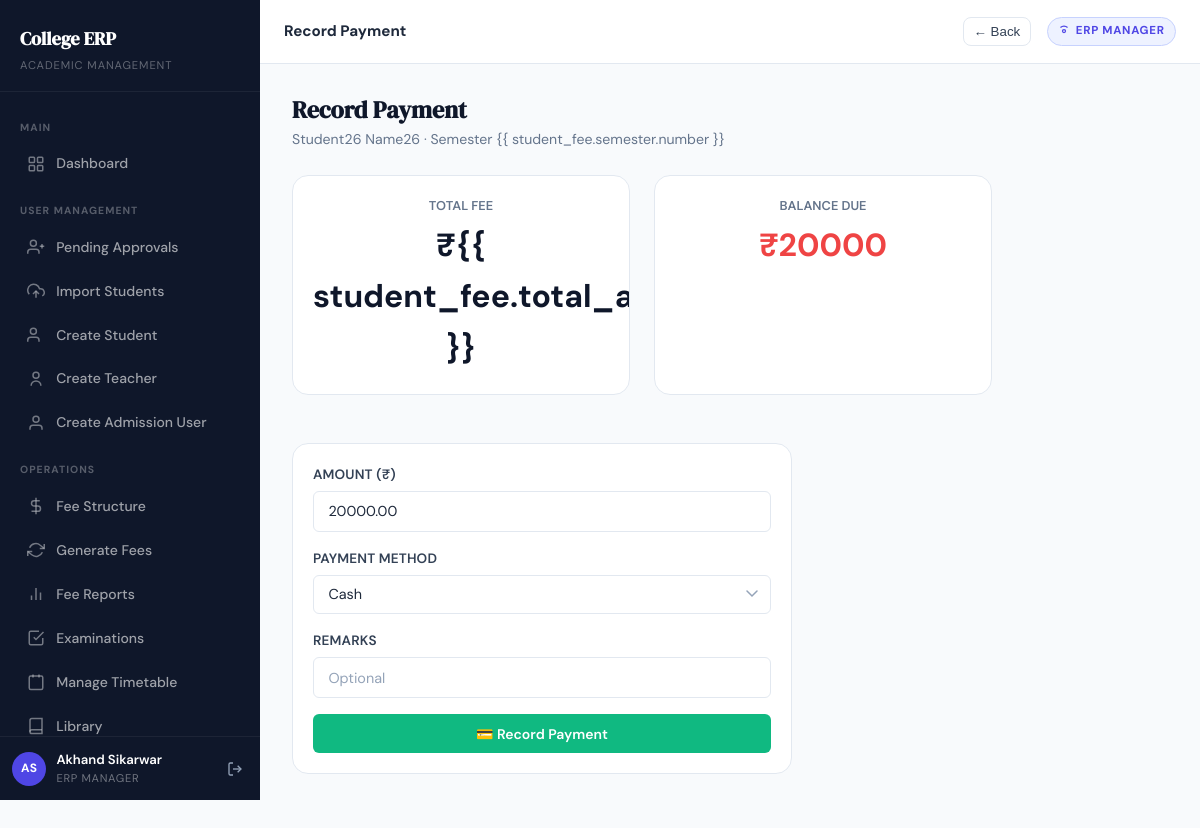
The page /fees/26/pay/ (signed in) on the database its author committed.
### apps/accounts/models.py (models this page shows, shortened)
class CustomUser(AbstractUser):
    first_name    = models.CharField(max_length=100)
    last_name     = models.CharField(max_length=100)
    email         = models.EmailField(unique=True)
    mobile_number = models.CharField(max_length=10, unique=True, null=True, blank=True)
    role          = models.CharField(max_length=20, choices=Role.choices)
    is_verified   = models.BooleanField(default=False)
    is_approved   = models.BooleanField(default=False)
    class Meta:
        indexes = [
            models.Index(fields=["role"]),
            models.Index(fields=["is_approved"]),
        ]
    @property
    def full_name(self):
        return f"{self.first_name} {self.last_name}".strip() or self.username
    @property
    def is_erp_manager(self):
        return self.role == Role.ERP_MANAGER or self.is_superuser

class StudentProfile(models.Model):
    user              = models.OneToOneField(
        CustomUser, on_delete=models.CASCADE, related_name="student_profile"
    )
    section           = models.ForeignKey(
        "academics.Section", on_delete=models.CASCADE, related_name="students"
    )
    admission_number  = models.CharField(max_length=30, unique=True)
    enrollment_number = models.CharField(max_length=30, unique=True)
    application_number = models.CharField(max_length=30, unique=True, null=True, blank=True)
    roll_number       = models.CharField(max_length=20)
    father_name       = models.CharField(max_length=120, blank=True)
    mother_name       = models.CharField(max_length=120, blank=True)
    date_of_birth     = models.DateField(null=True, blank=True)
    gender            = models.CharField(max_length=20, blank=True)
    blood_group       = models.CharField(max_length=5, blank=True)
    address_line_1    = models.CharField(max_length=255, blank=True)
    address_line_2    = models.CharField(max_length=255, blank=True)
    city              = models.CharField(max_length=100, blank=True)
    state             = models.CharField(max_length=100, blank=True)
    pincode           = models.CharField(max_length=10, blank=True)
    guardian_phone    = models.CharField(max_length=15, blank=True)
    class Meta:
        ordering = ["roll_number"]

### apps/fees/models.py (models this page shows, shortened)
class StudentFee(TimeStampedModel):
    student = models.ForeignKey(
        StudentProfile, on_delete=models.CASCADE, related_name="fees"
    )
    semester = models.ForeignKey(
        Semester, on_delete=models.CASCADE, related_name="student_fees"
    )
    total_amount = models.DecimalField(max_digits=10, decimal_places=2)
    paid_amount = models.DecimalField(max_digits=10, decimal_places=2, default=0)
    due_date = models.DateField()
    is_paid = models.BooleanField(default=False)
    class Meta:
        unique_together = ("student", "semester")
        ordering = ["-created_at"]
    @property
    def balance(self):
        return self.total_amount - self.paid_amount

### apps/fees/views.py (the view, shortened to what this page needs)
# urls.py: path("<int:fee_id>/pay/",         views.record_payment,       name="record_payment"),
@login_required
def record_payment(request, fee_id):
    if not request.user.is_erp_manager:
        messages.error(request, "Access denied.")
        return redirect("dashboard")
    student_fee = get_object_or_404(
        StudentFee.objects.select_related("student__user", "semester"),
        pk=fee_id,
    )
    return render(request, "fees/record_payment.html", {
        "student_fee": student_fee,
    })

### templates/fees/record_payment.html (shortened to what this page needs)
{% extends "base.html" %}
{% block topbar_title %}Record Payment{% endblock %}
{% block content %}
<div class="page-header fade-in-up">
    <div>
        <div class="page-header-title">Record Payment</div>
        <div class="page-header-subtitle">{{ student_fee.student.user.full_name }} · Semester {{
            student_fee.semester.number }}</div>
    </div>
</div>
<div style="display:grid;grid-template-columns:1fr 1fr;gap:1.5rem;max-width:700px" class="fade-in-up">
    <div class="card">
        <div class="card-body" style="text-align:center">
            <div
                style="font-size:.8rem;color:var(--gray-500);text-transform:uppercase;font-weight:600;margin-bottom:.25rem">
                Total Fee</div>
            <div style="font-size:2rem;font-weight:700;color:var(--gray-900)">₹{{ student_fee.total_amount|floatformat:0
                }}</div>
        </div>
    </div>
    <div class="card">
        <div class="card-body" style="text-align:center">
            <div
                style="font-size:.8rem;color:var(--gray-500);text-transform:uppercase;font-weight:600;margin-bottom:.25rem">
                Balance Due</div>
            <div style="font-size:2rem;font-weight:700;color:var(--danger)">₹{{ student_fee.balance|floatformat:0 }}
            </div>
        </div>
    </div>
</div>
<div class="card fade-in-up" style="max-width:500px;margin-top:1.5rem">
    <div class="card-body">
        <form method="post">
            <div class="form-group">
                <label class="form-label">Amount (₹)</label>
                <input type="number" name="amount" class="form-control" step="0.01" min="1"
                    max="{{ student_fee.balance }}" value="{{ student_fee.balance }}" required>
            </div>
            <div class="form-group">
                <label class="form-label">Payment Method</label>
                <select name="method" class="form-control form-select">
                    <option value="CASH">Cash</option>
                </select>
            </div>
            <div class="form-group">
                <label class="form-label">Remarks</label>
                <input type="text" name="remarks" class="form-control" placeholder="Optional">
            </div>
            <button type="submit" class="btn btn-success btn-full">💳 Record Payment</button>
        </form>
    </div>
</div>
{% endblock %}

### templates/base.html (shortened to what this page needs)
{% load static %}
<!DOCTYPE html>
<html lang="en">
<head>
  <link rel="stylesheet" href="{% static 'css/style.css' %}">
</head>
<body>
{% if request.user.is_authenticated %}
<div class="app-shell">
  <aside class="sidebar" id="sidebar">
    <div class="sidebar-logo">
      <a href="{% url 'dashboard' %}" class="sidebar-logo-text">College ERP</a>
      <div class="sidebar-logo-sub">Academic Management</div>
    </div>
    <nav class="sidebar-nav">
      <div class="sidebar-section-label">Main</div>
      <a href="{% url 'dashboard' %}"
         class="sidebar-link {% if request.resolver_match.url_name == 'dashboard' %}active{% endif %}">
        <svg viewBox="0 0 24 24" fill="none" stroke="currentColor" stroke-width="2">
          <rect x="3" y="3" width="7" height="7" rx="1"/><rect x="14" y="3" width="7" height="7" rx="1"/>
          <rect x="14" y="14" width="7" height="7" rx="1"/><rect x="3" y="14" width="7" height="7" rx="1"/>
        </svg>
        Dashboard
      </a>
      {% if request.user.role == "ERP_MANAGER" or request.user.is_superuser %}
      <div class="sidebar-section-label">User Management</div>
      <a href="{% url 'pending_approvals' %}"
         class="sidebar-link {% if request.resolver_match.url_name == 'pending_approvals' %}active{% endif %}">
        <svg viewBox="0 0 24 24" fill="none" stroke="currentColor" stroke-width="2"><path d="M16 21v-2a4 4 0 0 0-4-4H5a4 4 0 0 0-4 4v2"/><circle cx="8.5" cy="7" r="4"/><line x1="20" y1="8" x2="20" y2="14"/><line x1="23" y1="11" x2="17" y2="11"/></svg>
        Pending Approvals
      </a>
      <a href="{% url 'import_students' %}"
         class="sidebar-link {% if request.resolver_match.url_name == 'import_students' %}active{% endif %}">
        <svg viewBox="0 0 24 24" fill="none" stroke="currentColor" stroke-width="2"><polyline points="16 16 12 12 8 16"/><line x1="12" y1="12" x2="12" y2="21"/><path d="M20.39 18.39A5 5 0 0 0 18 9h-1.26A8 8 0 1 0 3 16.3"/></svg>
        Import Students
      </a>
      <a href="{% url 'create_student_account' %}"
         class="sidebar-link {% if request.resolver_match.url_name == 'create_student_account' %}active{% endif %}">
        <svg viewBox="0 0 24 24" fill="none" stroke="currentColor" stroke-width="2"><path d="M16 21v-2a4 4 0 0 0-4-4H5a4 4 0 0 0-4 4v2"/><circle cx="8.5" cy="7" r="4"/></svg>
        Create Student
      </a>
      <a href="{% url 'create_teacher_account' %}"
         class="sidebar-link {% if request.resolver_match.url_name == 'create_teacher_account' %}active{% endif %}">
        <svg viewBox="0 0 24 24" fill="none" stroke="currentColor" stroke-width="2"><circle cx="12" cy="7" r="4"/><path d="M5.5 21a6.5 6.5 0 0 1 13 0"/></svg>
        Create Teacher
      </a>
      <a href="{% url 'create_admission_user' %}"
         class="sidebar-link {% if request.resolver_match.url_name == 'create_admission_user' %}active{% endif %}">
        <svg viewBox="0 0 24 24" fill="none" stroke="currentColor" stroke-width="2"><path d="M20 21v-2a4 4 0 0 0-4-4H8a4 4 0 0 0-4 4v2"/><circle cx="12" cy="7" r="4"/></svg>
        Create Admission User
      </a>
      <div class="sidebar-section-label">Operations</div>
      <a href="{% url 'fee_structure_list' %}"
         class="sidebar-link {% if request.resolver_match.url_name == 'fee_structure_list' %}active{% endif %}">
        <svg viewBox="0 0 24 24" fill="none" stroke="currentColor" stroke-width="2"><line x1="12" y1="1" x2="12" y2="23"/><path d="M17 5H9.5a3.5 3.5 0 0 0 0 7h5a3.5 3.5 0 0 1 0 7H6"/></svg>
        Fee Structure
      </a>
      <a href="{% url 'generate_fees' %}"
         class="sidebar-link {% if request.resolver_match.url_name == 'generate_fees' %}active{% endif %}">
        <svg viewBox="0 0 24 24" fill="none" stroke="currentColor" stroke-width="2"><polyline points="23 4 23 10 17 10"/><polyline points="1 20 1 14 7 14"/><path d="M3.51 9a9 9 0 0 1 14.13-3.36L23 10"/><path d="M20.49 15a9 9 0 0 1-14.13 3.36L1 14"/></svg>
        Generate Fees
      </a>
      <a href="{% url 'fee_collection_report' %}"
         class="sidebar-link {% if request.resolver_match.url_name == 'fee_collection_report' %}active{% endif %}">
        <svg viewBox="0 0 24 24" fill="none" stroke="currentColor" stroke-width="2"><line x1="18" y1="20" x2="18" y2="10"/><line x1="12" y1="20" x2="12" y2="4"/><line x1="6" y1="20" x2="6" y2="14"/></svg>
        Fee Reports
      </a>
      <a href="{% url 'exam_list' %}"
         class="sidebar-link {% if request.resolver_match.url_name == 'exam_list' %}active{% endif %}">
        <svg viewBox="0 0 24 24" fill="none" stroke="currentColor" stroke-width="2"><path d="M9 11l3 3L22 4"/><path d="M21 12v7a2 2 0 0 1-2 2H5a2 2 0 0 1-2-2V5a2 2 0 0 1 2-2h11"/></svg>
        Examinations
      </a>
      <a href="{% url 'manage_timetable' %}"
         class="sidebar-link {% if request.resolver_match.url_name == 'manage_timetable' %}active{% endif %}">
        <svg viewBox="0 0 24 24" fill="none" stroke="currentColor" stroke-width="2"><rect x="3" y="4" width="18" height="18" rx="2"/><line x1="16" y1="2" x2="16" y2="6"/><line x1="8" y1="2" x2="8" y2="6"/></svg>
        Manage Timetable
      </a>
      <a href="{% url 'book_catalog' %}"
         class="sidebar-link {% if request.resolver_match.url_name == 'book_catalog' %}active{% endif %}">
        <svg viewBox="0 0 24 24" fill="none" stroke="currentColor" stroke-width="2"><path d="M4 19.5A2.5 2.5 0 0 1 6.5 17H20"/><path d="M6.5 2H20v20H6.5A2.5 2.5 0 0 1 4 19.5V4.5A2.5 2.5 0 0 1 6.5 2z"/></svg>
        Library
      </a>
      {% endif %}
    </nav>
    <div class="sidebar-footer">
      <div class="sidebar-user">
        <div class="sidebar-avatar">
          {{ request.user.first_name|first|upper }}{{ request.user.last_name|first|upper }}
        </div>
        <div class="sidebar-user-info">
          <div class="sidebar-user-name">{{ request.user.full_name }}</div>
          <div class="sidebar-user-role">{{ request.user.get_role_display }}</div>
        </div>
        <form method="post" action="{% url 'logout' %}" style="margin:0;">
          <button type="submit" class="sidebar-logout" title="Logout" style="border:none;background:transparent;cursor:pointer;">
            <svg width="16" height="16" viewBox="0 0 24 24" fill="none" stroke="currentColor" stroke-width="2">
              <path d="M9 21H5a2 2 0 0 1-2-2V5a2 2 0 0 1 2-2h4"/>
              <polyline points="16 17 21 12 16 7"/><line x1="21" y1="12" x2="9" y2="12"/>
            </svg>
          </button>
        </form>
      </div>
    </div>
  </aside>
  <div class="main-content">
    <header class="topbar">
      <span class="topbar-title">{% block topbar_title %}Dashboard{% endblock %}</span>
      <button
        type="button"
        onclick="if (window.history.length > 1) { window.history.back(); } else { window.location.href='{% url 'dashboard' %}'; }"
        style="margin-left:.75rem;border:1px solid var(--gray-200);background:#fff;border-radius:.5rem;padding:.35rem .6rem;cursor:pointer;color:var(--gray-700);font-weight:500;"
        aria-label="Go back"
        title="Go back"
      >
        ← Back
      </button>
      <span class="topbar-badge">
        <svg width="12" height="12" viewBox="0 0 24 24" fill="none" stroke="currentColor" stroke-width="2.5">
          <circle cx="12" cy="12" r="3"/>
          <path d="M19.07 4.93A10 10 0 0 0 12 2a10 10 0 0 0-7.07 2.93"/>
        </svg>
        {{ request.user.get_role_display }}
      </span>
    </header>
    <main class="page-content">
      {% block content %}{% endblock %}
    </main>
  </div>
</div>
{% else %}
<!-- ════════════════════════════════════════════════════════
     UNAUTHENTICATED LAYOUT (no sidebar)
═════════════════════════════════════════════════════════ -->
{% block outer_content %}{% endblock %}
{% endif %}
</body>
</html>

### rows shown on the page
CustomUser: user.first_name|first "A", user.last_name|first "S", user.full_name "Akhand Sikarwar", user.role "ERP MANAGER"
StudentFee: student.user.full_name "Student26 Name26", balance "20000", amount "20000.00"
